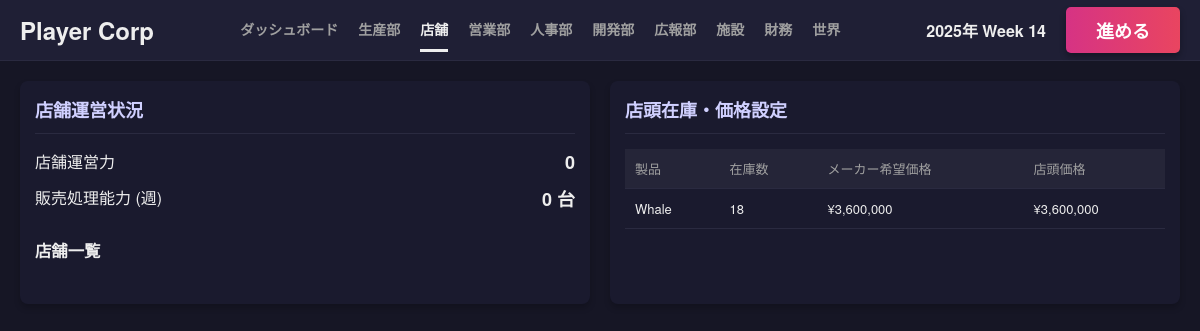
/store, run on an earlier commit of the app's database.
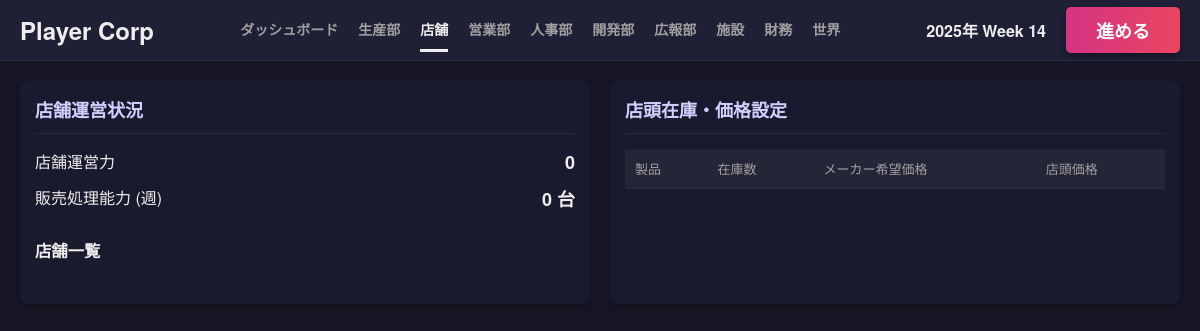
And on a later commit of the database.
### tables this page shows
CREATE TABLE inventory (
            id INTEGER PRIMARY KEY AUTOINCREMENT,
            company_id INTEGER,
            design_id INTEGER,
            quantity INTEGER,
            sales_price INTEGER DEFAULT 0, -- 小売での販売価格 (メーカー在庫の場合はMSRPまたは0)
            FOREIGN KEY(company_id) REFERENCES companies(id),
            FOREIGN KEY(design_id) REFERENCES product_designs(id)
        );

CREATE TABLE product_designs (
            id INTEGER PRIMARY KEY AUTOINCREMENT,
            company_id INTEGER,
            name TEXT,
            material_score REAL,
            concept_score REAL,
            production_efficiency REAL,
            base_price INTEGER,
            sales_price INTEGER,
            status TEXT, -- 'developing', 'completed', 'obsolete'
            strategy TEXT, -- 開発方針
            developed_week INTEGER,
            parts_config TEXT, -- JSON: {part_key: {supplier_id, score, cost}}
            awareness REAL DEFAULT 0,
            FOREIGN KEY(company_id) REFERENCES companies(id)
        );

### app.py (the view)
@app.route('/store')
def store():
    player = get_player_company()
    caps = sim.calculate_capabilities(player['id'])
    stores = db.fetch_all("SELECT * FROM facilities WHERE company_id = ? AND type = 'store'", (player['id'],))
    inventory = db.fetch_all("""
        SELECT i.*, d.name as product_name, d.sales_price as msrp
        FROM inventory i JOIN product_designs d ON i.design_id = d.id
        WHERE i.company_id = ?
    """, (player['id'],))
    return render_template('store.html', stores=stores, inventory=inventory, caps=caps)

### app.py (called while the page is built)
def get_player_company():
    res = db.fetch_one("SELECT * FROM companies WHERE type = 'player' LIMIT 1")
    return res

@app.context_processor
def inject_common_data():
    player = get_player_company()
    game_state = db.fetch_one("SELECT * FROM game_state")
    current_week = game_state['week'] if game_state else 0
    year = 2025 + (current_week - 1) // 52
    week_of_year = (current_week - 1) % 52 + 1
    date_str = f"{year}年 Week {week_of_year}"
    return dict(
        player=player,
        current_week=current_week,
        date_str=date_str,
        active_page=request.endpoint
    )

### database.py (called while the page is built)
    def get_connection(self):
        if hasattr(self._local, 'connection') and self._local.connection:
            return self._local.connection, False  # (conn, should_close)
        conn = sqlite3.connect(self.db_path)
        conn.row_factory = sqlite3.Row
        return conn, True

### templates/store.html (shortened to what this page needs)
{% extends "base.html" %}
{% block content %}
<div class="dashboard-grid">
    <div class="card card-large">
        <div class="card-header">
            <h2>店舗運営状況</h2>
        </div>
        <div class="card-body">
            <div class="stat-row">
                <span class="label">店舗運営力</span>
                <span class="value">{{ caps.store_ops|int }}</span>
            </div>
            <div class="stat-row">
                <span class="label">販売処理能力 (週)</span>
                <span class="value">{{ caps.store_throughput|int }} 台</span>
            </div>
            <h3>店舗一覧</h3>
        </div>
    </div>
    <div class="card card-large">
        <div class="card-header">
            <h2>店頭在庫・価格設定</h2>
        </div>
        <div class="card-body">
            <table class="data-table">
                <thead>
                    <tr>
                        <th>製品</th>
                        <th>在庫数</th>
                        <th>メーカー希望価格</th>
                        <th>店頭価格</th>
                    </tr>
                </thead>
                <tbody>
                    {% for item in inventory %}
                    <tr>
                        <td>{{ item.product_name }}</td>
                        <td>{{ item.quantity }}</td>
                        <td>¥{{ "{:,}".format(item.msrp) }}</td>
                        <td>¥{{ "{:,}".format(item.sales_price) }}</td>
                    </tr>
                    {% endfor %}
                </tbody>
            </table>
        </div>
    </div>
</div>
{% endblock %}

What changed in the data, as far as the page shows it:
no longer on this page (row edited): inventory: product_name "Whale", quantity "18", sales_price "3,600,000"
no longer on this page (row edited): product_designs: msrp "3,600,000"
